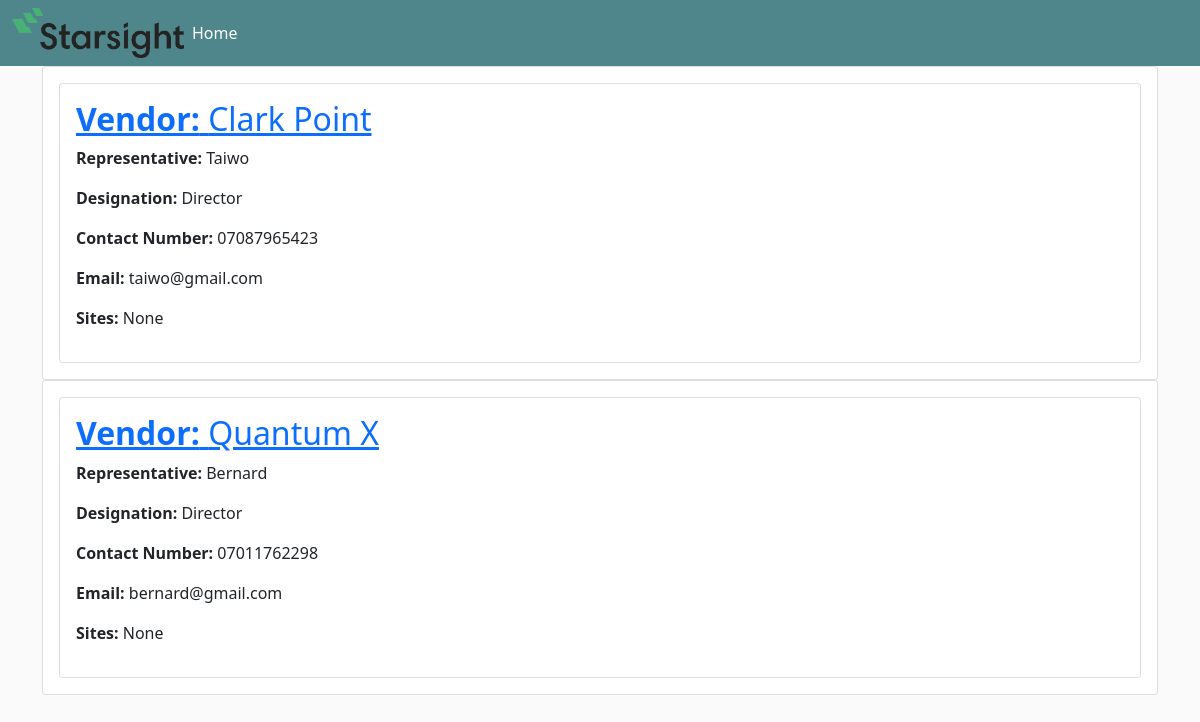
The page /audits/vendor/ on the database its author committed.
### audits/models.py (models this page shows, shortened)
class Vendor(models.Model):
    site = models.ManyToManyField(Site, null=True)
    name = models.CharField(max_length=100, null=True)
    rep_name = models.CharField(max_length=100, null=True)
    designation = models.CharField(max_length=100, null=True)
    contact_number = models.CharField(max_length=16, null=True)
    email = models.EmailField(max_length=100, null=True)

### audits/views.py (the view)
# urls.py: path('vendor/', views.vendor, name='vendor'),
def vendor(request):
    vendors = Vendor.objects.all()
    context = {
        'vendors': vendors
        }
    return render(request, 'audits/vendor.html', context)

### templates/audits/vendor.html
{% extends 'base.html' %}
{% block content %}
<div class="content">
    {% for vendor in vendors %}
    <div class="card card-body">
        <div class="card card-body">
         <h2><a class="article-title" href="{% url 'audits:vendor-detail' vendor.id %}"><strong>Vendor:</strong> {{ vendor.name }}</a></h2>
        <p class="article-content"><strong>Representative:</strong> {{ vendor.rep_name }}</p>
        <p class="article-content"><strong>Designation:</strong> {{ vendor.designation }}</p>
        <p class="article-content"><strong>Contact Number:</strong> {{ vendor.contact_number }}</p>
        <p class="article-content"><strong>Email:</strong> {{ vendor.email }}</p>
        <p class="article-content"><strong>Sites:</strong> {{ vendor.site.name }}</p>
        </div>
    </div>
    {% endfor %}
</div>
{% endblock  %}

### static/css/style.css (style rules this page uses)
body { background-color: hsl(0, 0%, 98%); }

### rows shown on the page
Vendor: name "Clark Point", rep_name "Taiwo", designation "Director", contact_number "07087965423", email "taiwo@gmail.com", site.name "None"
Vendor: name "Quantum X", rep_name "Bernard", designation "Director", contact_number "07011762298", email "bernard@gmail.com", site.name "None"
